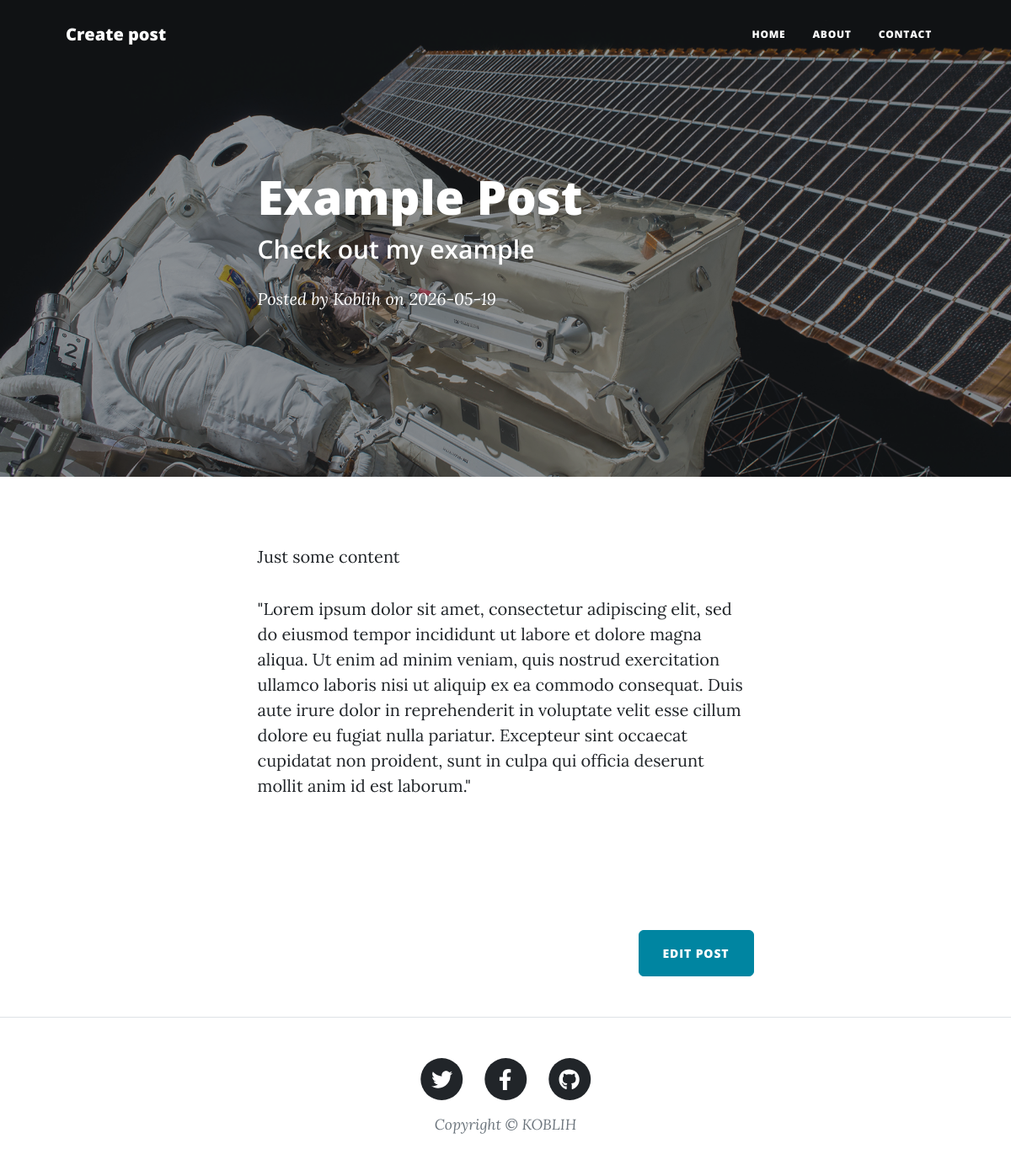
/post/1, run on the app's committed database.
### main.py (models this page shows)
class BlogPost(db.Model):
    id:Mapped[int] = mapped_column(Integer, primary_key=True)
    title:Mapped[str] = mapped_column(String(255), nullable=False, unique=True)
    subtitle:Mapped[str] = mapped_column(String(255), nullable=False, unique=True)
    body:Mapped[str] = mapped_column(Text, nullable=False, unique=True)
    date:Mapped[str] = mapped_column(String(10), nullable=False)
    author:Mapped[str] = mapped_column(String(255), nullable=False)
    img_url:Mapped[str] = mapped_column(String(255))

### main.py (the view)
@app.route('/post/<int:post_id>')
def blog_post_detail(post_id):
    blog_post = db.get_or_404(BlogPost, post_id)
    return render_template('post_detail.html', post=blog_post)

### templates/post_detail.html (shortened to what this page needs)
{% extends 'base.html' %}
{% block content %}
    <header class="masthead" style="background-image: url('../static/assets/img/post-bg.jpg')">
        <div class="container position-relative px-4 px-lg-5">
            <div class="row gx-4 gx-lg-5 justify-content-center">
                <div class="col-md-10 col-lg-8 col-xl-7">
                    <div class="post-heading">
                        <h1>{{ post.title }}</h1>
                        <h2 class="subheading">{{ post.subtitle }}</h2>
                        <span class="meta">
                            Posted by
                            <a href="{{ url_for('about_author') }}">{{ post.author }}</a>
                            on {{ post.date }}
                        </span>
                    </div>
                </div>
            </div>
        </div>
    </header>
    <article class="mb-4">
        <div class="container px-4 px-lg-5">
            <div class="row gx-4 gx-lg-5 justify-content-center">
                <div class="col-md-10 col-lg-8 col-xl-7">
                    {{ post.body|safe }}
                    <div class="d-flex justify-content-end mb-4">
                        <a class="btn btn-primary text-uppercase" href="{{ url_for('edit_post', post_id=post.id) }}">Edit Post</a>
                    </div>
                </div>
            </div>
        </div>
    </article>
{% endblock %}

### data on the page
BlogPost: title "Example Post", subtitle "Check out my example", author "Koblih", date "2026-05-19", body "Just some content \"Lorem ipsum dolor sit amet, consectetur adipiscing elit, sed do eiusmod tempor incididunt ut labore et dolore magna aliqua. Ut enim ad minim veniam, quis nostrud exercitation ullamco laboris nisi ut aliquip ex ea commodo consequat. Duis aute irure dolor in reprehenderit in voluptate velit esse cillum dolore eu fugiat nulla pariatur. Excepteur sint occaecat cupidatat non proident, sunt in culpa qui officia deserunt mollit anim id est laborum.\""
